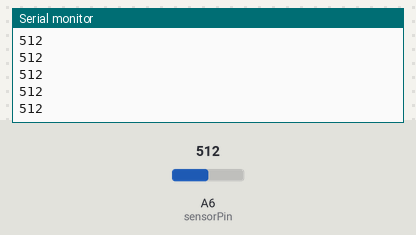
Bench run of a sketch on a simulated Arduino Nano, built with avr-gcc and run on an emulated ATmega328P. Shown: the last lines printed to the serial monitor. The inputs (shaded band) are chosen by the test bench; at power-on: A6 (sensorPin) = 512.

Above: at 1.2 s.
1.3 s: A6 (sensorPin) set to 691
At 1.32 s:
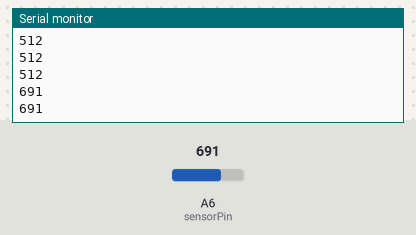
2.8 s: A6 (sensorPin) set to 711
At 2.82 s:
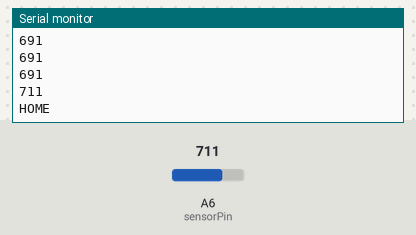
Timing chart, 0 to 5.8 s (numbered marks = the images above; inputs shaded):
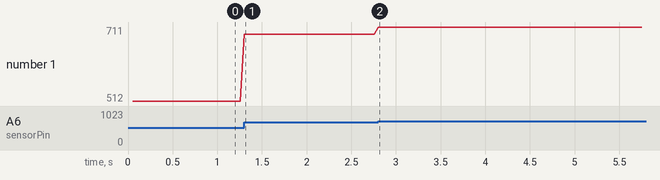

The sketch:

HallEffectSensor.ino
```cpp
const int sensorPin = A6;   // analog input
bool homePos = false;

unsigned long lastReadTime = 0;
const unsigned long readInterval = 50; // ms

void setup() {
  pinMode(sensorPin, INPUT);
  Serial.begin(9600);
}

void loop() {
  unsigned long currentTime = millis();

  if (currentTime - lastReadTime >= readInterval) {
    lastReadTime = currentTime;

    int sensorValue = analogRead(sensorPin);

    Serial.println(sensorValue);

    homePos = (sensorValue >= 700);

    if (homePos) {
      Serial.println("HOME");
    } else {
      Serial.println(sensorValue);
    }
  }
}
```

Measured:
- the behaviour switches between 699 and 700 on A6 (sensorPin) (found by bisection; images 1 and 2)
- after the input at 1.3 s, the serial monitor: prints a new line at once (image 1)
- after the input at 2.8 s, the serial monitor: prints a new line at once (image 2)
- plotted number 1: 512 → 691 after the input at 1.3 s, 691 → 711 after the input at 2.8 s
